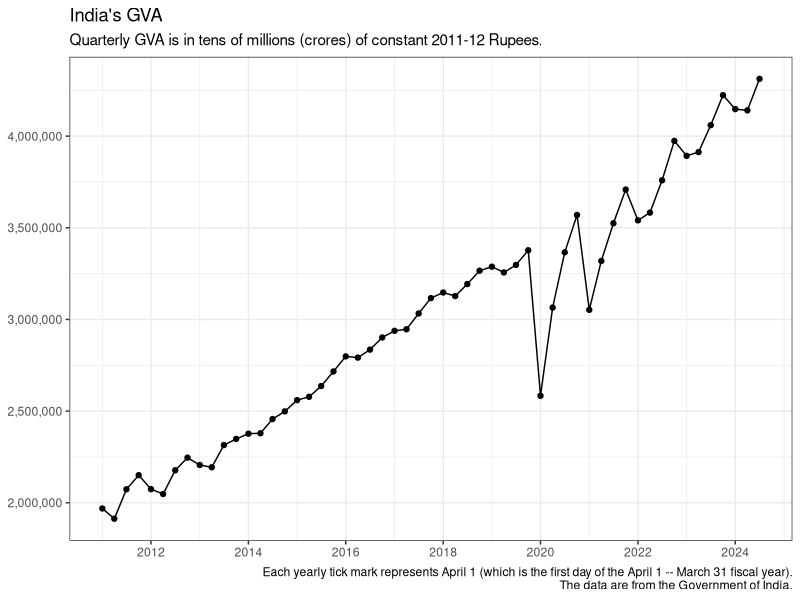
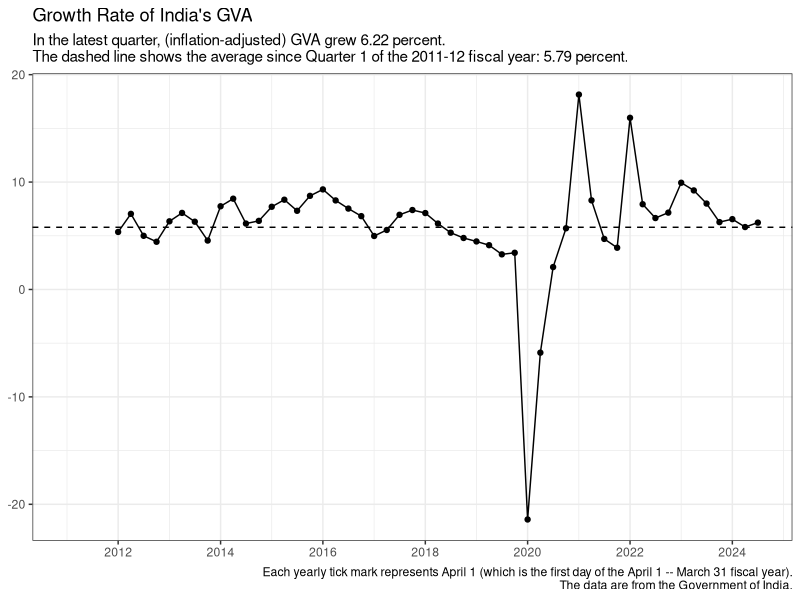
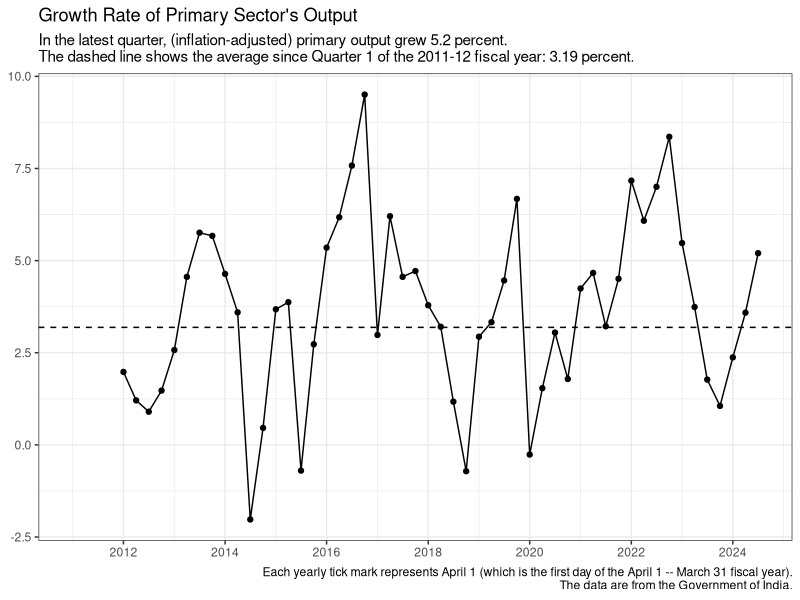
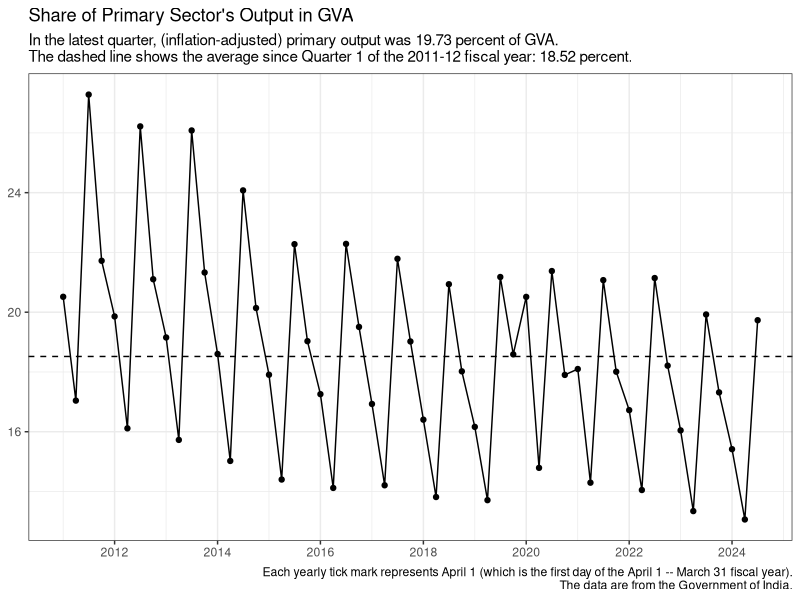
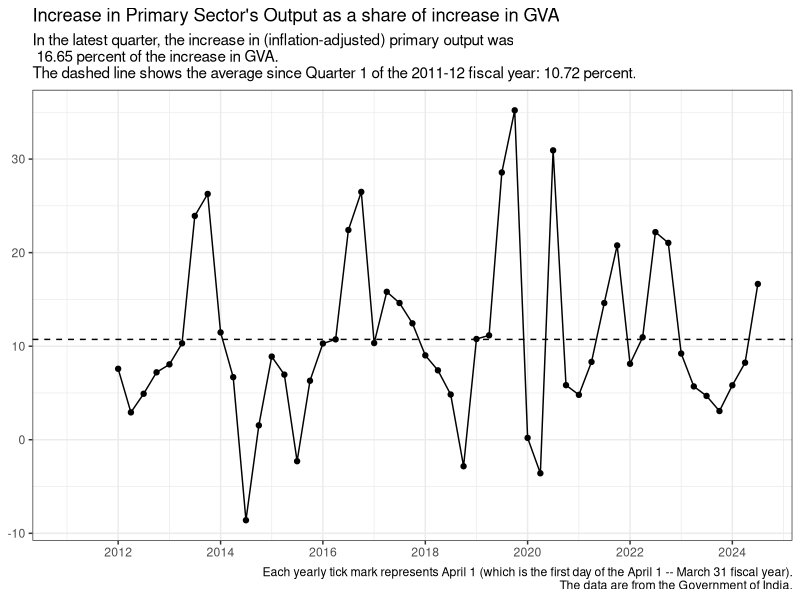
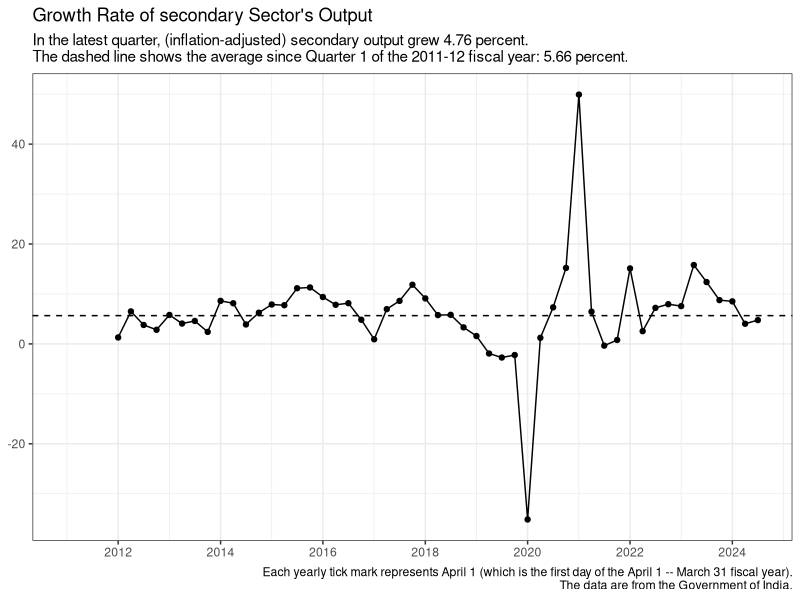
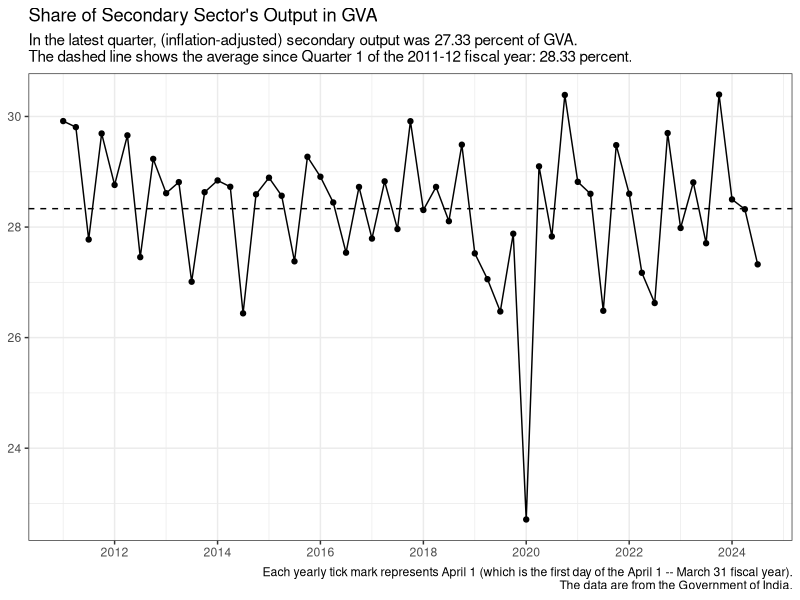
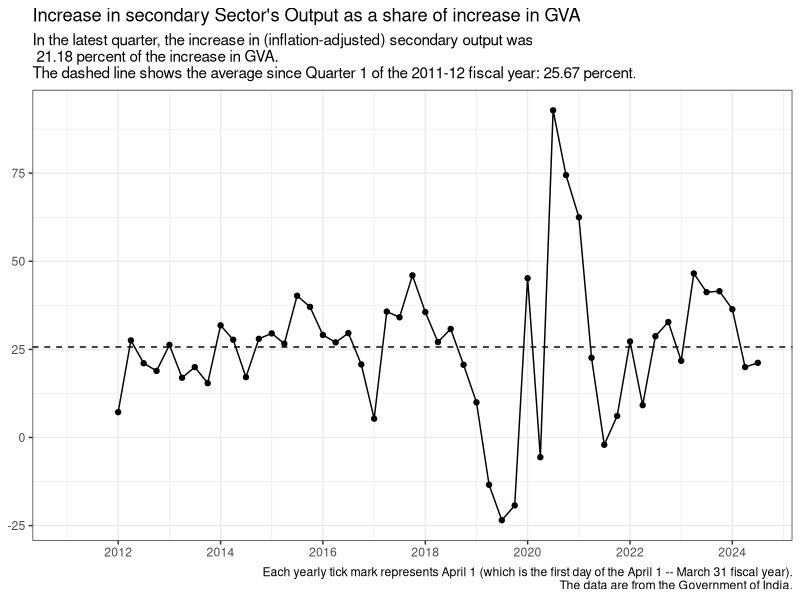

These figures' R source, in order:
## ---- chunk 1
knitr::opts_chunk$set(echo = TRUE)
## ---- chunk 2
#| echo: FALSE
#| message: FALSE
#| warning: FALSE

library(tidyverse)
library(readxl)
library(lubridate)
# library(plotly)

quarterly <- read_xlsx(
  path = "india-gdp.xlsx",
  sheet = "Components_Q_2011_12_prices",
  col_names = TRUE
) |>
  mutate(Date = as.Date(paste0(as.numeric(substr(Year, start = 1, stop = 4)), "-", case_when(Quarter == 1 ~ "01",    # Q1 starts on April 1. But R need to see Q1
          Quarter == 2 ~ "04",    # as coming before Q4 which starts on Jan 1 of
          Quarter == 3 ~ "07",    # the next year.
          Quarter == 4 ~ "10"), "-01"))) |>
  relocate(Date) |>     # Now Date is the first column.
  select(c(Date:GVA_at_basic_price))


share <- function(x) {
  100*x/quarterly$GVA_at_basic_price
}

share_incr <- function(x){
  100*(x - lag(x, 4))/(quarterly$GVA_at_basic_price - lag(quarterly$GVA_at_basic_price, 4))
}

growth <- function(x){
  100*(x - lag(x, 4))/lag(x, 4)
}

quarterly_gva <- quarterly |>
  mutate(ag_share = share(agriculture_forestry_fishing),
         mining_share = share(mining_quarrying),
         primary_share = share(Primary),
         secondary_share = share(Secondary),
         tertiary_share = share(Tertiary),
         manuf_share = share(manufacturing),
         elec_share = share(electricity_gas_water_supply_other_utility_services),
         construc_share = share(construction),
         trade_share = share(trade_hotels_transport_communication_broadcasting),
         fin_share = share(financial_real_estate_professional_services),
         pub_share = share(public_administration_defence_and_other_services),
         Total1_share = primary_share + secondary_share + tertiary_share,
         ag_share_incr = share_incr(agriculture_forestry_fishing),
         mining_share_incr = share_incr(mining_quarrying),
         primary_share_incr = share_incr(Primary),
         secondary_share_incr = share_incr(Secondary),
         tertiary_share_incr = share_incr(Tertiary),
         manuf_share_incr = share_incr(manufacturing),
         elec_share_incr = share_incr(electricity_gas_water_supply_other_utility_services),
         construc_share_incr = share_incr(construction),
         trade_share_incr = share_incr(trade_hotels_transport_communication_broadcasting),
         fin_share_incr = share_incr(financial_real_estate_professional_services),
         pub_share_incr = share_incr(public_administration_defence_and_other_services),
         Total1_share_incr = primary_share_incr + secondary_share_incr + tertiary_share_incr,
         gva_growth = growth(GVA_at_basic_price),
         ag_growth = growth(agriculture_forestry_fishing),
         mining_growth = growth(mining_quarrying),
         primary_growth = growth(Primary),
         secondary_growth = growth(Secondary),
         tertiary_growth = growth(Tertiary),
         manuf_growth = growth(manufacturing),
         elec_growth = growth(electricity_gas_water_supply_other_utility_services),
         construc_growth = growth(construction),
         trade_growth = growth(trade_hotels_transport_communication_broadcasting),
         fin_growth = growth(financial_real_estate_professional_services),
         pub_growth = growth(public_administration_defence_and_other_services))

## Average annual growth over data period

date.begin <- quarterly_gva$Date[year(quarterly_gva$Date) == year(min(quarterly_gva$Date)) & quarter(quarterly_gva$Date) == quarter(max(quarterly_gva$Date))]
date.end <- max(quarterly_gva$Date)

growth_mean <- function(x){
  (((x[quarterly_gva$Date == date.end]/x[quarterly_gva$Date == date.begin])^(1/(year(date.end) - year(date.begin)))) - 1)*100
}

gva_growth_mean <- growth_mean(quarterly_gva$GVA_at_basic_price)
ag_growth_mean <- growth_mean(quarterly_gva$agriculture_forestry_fishing)
mining_growth_mean <- growth_mean(quarterly_gva$mining_quarrying)
primary_growth_mean <- growth_mean(quarterly_gva$Primary)
secondary_growth_mean <- growth_mean(quarterly_gva$Secondary)
tertiary_growth_mean <- growth_mean(quarterly_gva$Tertiary)
manuf_growth_mean <- growth_mean(quarterly_gva$manufacturing)
elec_growth_mean <- growth_mean(quarterly_gva$electricity_gas_water_supply_other_utility_services)
construc_growth_mean <- growth_mean(quarterly_gva$construction)
trade_growth_mean <- growth_mean(quarterly_gva$trade_hotels_transport_communication_broadcasting)
fin_growth_mean <- growth_mean(quarterly_gva$financial_real_estate_professional_services)
pub_growth_mean <- growth_mean(quarterly_gva$public_administration_defence_and_other_services)
# tax_growth_mean <- growth_mean(quarterly_gva$Net_Taxes)

## ---- chunk 3
#| echo: FALSE
#| message: FALSE
#| warning: FALSE

options(scipen = 999)
library(scales)

graphit <- function(var, title, subtitle){
  ggplot(data = quarterly_gva, mapping = aes(x = Date)) +
  geom_line(mapping = aes(y = var)) +
  geom_point(mapping = aes(y = var)) +
  labs (x = NULL, y = NULL, 
        title = title,
        subtitle = subtitle,
        caption = "Each yearly tick mark represents April 1 (which is the first day of the April 1 -- March 31 fiscal year).\nThe data are from the Government of India.") +
  theme_bw() + 
  scale_y_continuous(labels = scales::comma) +
  scale_x_date(labels = date_format("%Y"), date_breaks = "2 years")
}

GVA_chart <- graphit(var = quarterly_gva$GVA_at_basic_price, title = "India's GVA", subtitle = "Quarterly GVA is in tens of millions (crores) of constant 2011-12 Rupees.")

GVA_chart

## ---- chunk 4
#| echo: FALSE
#| message: FALSE
#| warning: FALSE

subtitle_growth <- function(index_name, index, index_mean){
	paste("In the latest quarter,", index_name, "grew", round(index[quarterly_gva$Date==max(quarterly_gva$Date)],2), "percent. \nThe dashed line shows the average since Quarter", min(quarterly_gva$Quarter[quarterly_gva$Date==min(quarterly_gva$Date)]), "of the",  min(quarterly_gva$Year), "fiscal year:", round(index_mean,2), "percent.")
}

subtitle_share <- function(index_name, index, index_mean){
	paste("In the latest quarter,", index_name, "was", round(index[quarterly_gva$Date==max(quarterly_gva$Date)],2), "percent of GVA. \nThe dashed line shows the average since Quarter", min(quarterly_gva$Quarter[quarterly_gva$Date==min(quarterly_gva$Date)]), "of the",  min(quarterly_gva$Year), "fiscal year:", round(index_mean,2), "percent.")
}

subtitle_share_incr <- function(index_name, index, index_mean){
	paste("In the latest quarter, the increase in", index_name, "was\n", round(index[quarterly_gva$Date==max(quarterly_gva$Date)],2), "percent of the increase in GVA. \nThe dashed line shows the average since Quarter", min(quarterly_gva$Quarter[quarterly_gva$Date==min(quarterly_gva$Date)]), "of the",  min(quarterly_gva$Year), "fiscal year:", round(index_mean,2), "percent.")
}


graphit2 <- function(index, title, subtitle, index_mean){
  ggplot(data = quarterly_gva, mapping = aes(x = Date)) +
  geom_line(mapping = aes(y = index)) +
  geom_point(mapping = aes(y = index))  +
  geom_hline(aes(yintercept = index_mean), linetype = "dashed") +
  labs (x = NULL, y = NULL, 
        title = title,
        subtitle = subtitle,
        caption = "Each yearly tick mark represents April 1 (which is the first day of the April 1 -- March 31 fiscal year).\nThe data are from the Government of India.") +
  theme_bw() + 
  scale_y_continuous(labels = scales::comma) +
  scale_x_date(labels = date_format("%Y"), date_breaks = "2 years")
}

mysubtitle <- subtitle_growth("(inflation-adjusted) GVA", quarterly_gva$gva_growth, gva_growth_mean)

gva_growth_chart <- graphit2(index = quarterly_gva$gva_growth, index_mean = gva_growth_mean, title = "Growth Rate of India's GVA", subtitle = mysubtitle)

gva_growth_chart

## ---- chunk 5
#| echo: FALSE
#| message: FALSE
#| warning: FALSE

mysubtitle <- subtitle_growth("(inflation-adjusted) primary output", quarterly_gva$primary_growth, primary_growth_mean)

graphit2(index = quarterly_gva$primary_growth, index_mean = primary_growth_mean, title = "Growth Rate of Primary Sector's Output", subtitle = mysubtitle)

mysubtitle <- subtitle_share("(inflation-adjusted) primary output", quarterly_gva$primary_share, mean(quarterly_gva$primary_share, na.rm = TRUE))

graphit2(index = quarterly_gva$primary_share, index_mean = mean(quarterly_gva$primary_share, na.rm = TRUE), title = "Share of Primary Sector's Output in GVA", subtitle = mysubtitle)


## ---- chunk 6
#| echo: FALSE
#| message: FALSE
#| warning: FALSE

mysubtitle <- subtitle_share_incr("(inflation-adjusted) primary output", quarterly_gva$primary_share_incr, mean(quarterly_gva$primary_share_incr, na.rm = TRUE))
 
graphit2(index = quarterly_gva$primary_share_incr, index_mean = mean(quarterly_gva$primary_share_incr, na.rm = TRUE), title = "Increase in Primary Sector's Output as a share of increase in GVA", subtitle = mysubtitle)
## ---- chunk 7
#| echo: FALSE
#| message: FALSE
#| warning: FALSE

mysubtitle <- subtitle_growth("(inflation-adjusted) secondary output", quarterly_gva$secondary_growth, secondary_growth_mean)

graphit2(index = quarterly_gva$secondary_growth, index_mean = secondary_growth_mean, title = "Growth Rate of secondary Sector's Output", subtitle = mysubtitle)

mysubtitle <- subtitle_share("(inflation-adjusted) secondary output", quarterly_gva$secondary_share, mean(quarterly_gva$secondary_share, na.rm = TRUE))

graphit2(index = quarterly_gva$secondary_share, index_mean = mean(quarterly_gva$secondary_share, na.rm = TRUE), title = "Share of Secondary Sector's Output in GVA", subtitle = mysubtitle)
## ---- chunk 8
#| echo: FALSE
#| message: FALSE
#| warning: FALSE

mysubtitle <- subtitle_share_incr("(inflation-adjusted) secondary output", quarterly_gva$secondary_share_incr, mean(quarterly_gva$secondary_share_incr, na.rm = TRUE))
 
graphit2(index = quarterly_gva$secondary_share_incr, index_mean = mean(quarterly_gva$secondary_share_incr, na.rm = TRUE), title = "Increase in secondary Sector's Output as a share of increase in GVA", subtitle = mysubtitle)


## ---- chunk 9
#| echo: FALSE
#| message: FALSE
#| warning: FALSE

mysubtitle <- subtitle_growth("(inflation-adjusted) tertiary output", quarterly_gva$tertiary_growth, tertiary_growth_mean)

graphit2(index = quarterly_gva$tertiary_growth, index_mean = tertiary_growth_mean, title = "Growth Rate of tertiary Sector's Output", subtitle = mysubtitle)

mysubtitle <- subtitle_share("(inflation-adjusted) tertiary output", quarterly_gva$tertiary_share, mean(quarterly_gva$tertiary_share, na.rm = TRUE))

graphit2(index = quarterly_gva$tertiary_share, index_mean = mean(quarterly_gva$tertiary_share, na.rm = TRUE), title = "Share of tertiary Sector's Output in GVA", subtitle = mysubtitle)


## ---- chunk 10
#| echo: FALSE
#| message: FALSE
#| warning: FALSE

mysubtitle <- subtitle_share_incr("(inflation-adjusted) tertiary output", quarterly_gva$tertiary_share_incr, mean(quarterly_gva$tertiary_share_incr, na.rm = TRUE))
 
graphit2(index = quarterly_gva$tertiary_share_incr, index_mean = mean(quarterly_gva$tertiary_share_incr, na.rm = TRUE), title = "Increase in tertiary Sector's Output as a share of increase in GVA", subtitle = mysubtitle)

## ---- chunk 11
#| echo: FALSE
#| message: FALSE
#| warning: FALSE

mysubtitle <- subtitle_growth("(inflation-adjusted) output: Agriculture, Forestry and Fishing", quarterly_gva$ag_growth, ag_growth_mean)

graphit2(index = quarterly_gva$ag_growth, index_mean = ag_growth_mean, title = "Growth Rate of Output: Agriculture, Forestry and Fishing", subtitle = mysubtitle)

mysubtitle <- subtitle_share("(inflation-adjusted) output: Agriculture, Forestry and Fishing", quarterly_gva$ag_share, mean(quarterly_gva$ag_share, na.rm = TRUE))

graphit2(index = quarterly_gva$ag_share, index_mean = mean(quarterly_gva$ag_share, na.rm = TRUE), title = "Share of Sector's Output in GVA: Agriculture, Forestry and Fishing", subtitle = mysubtitle)


## ---- chunk 12
#| echo: FALSE
#| message: FALSE
#| warning: FALSE

mysubtitle <- subtitle_share_incr("(inflation-adjusted) output: Agriculture, Forestry and Fishing", quarterly_gva$ag_share_incr, mean(quarterly_gva$ag_share_incr, na.rm = TRUE))
 
graphit2(index = quarterly_gva$ag_share_incr, index_mean = mean(quarterly_gva$ag_share_incr, na.rm = TRUE), title = "Increase in Sector's Output as a share of increase in GVA: Agriculture, Forestry and Fishing", subtitle = mysubtitle)

## ---- chunk 13
#| echo: FALSE
#| message: FALSE
#| warning: FALSE

mysubtitle <- subtitle_growth("(inflation-adjusted) output in Mining and Quarrying", quarterly_gva$mining_growth, mining_growth_mean)

graphit2(index = quarterly_gva$mining_growth, index_mean = mining_growth_mean, title = "Growth Rate of Output in Mining and Quarrying", subtitle = mysubtitle)

mysubtitle <- subtitle_share("(inflation-adjusted) output in Mining and Quarrying", quarterly_gva$mining_share, mean(quarterly_gva$mining_share, na.rm = TRUE))

graphit2(index = quarterly_gva$mining_share, index_mean = mean(quarterly_gva$mining_share, na.rm = TRUE), title = "Share of Mining and Quarrying Output in GVA", subtitle = mysubtitle)

## ---- chunk 14
#| echo: FALSE
#| message: FALSE
#| warning: FALSE

mysubtitle <- subtitle_share_incr("(inflation-adjusted) output in Mining and Quarrying", quarterly_gva$mining_share_incr, mean(quarterly_gva$mining_share_incr, na.rm = TRUE))
 
graphit2(index = quarterly_gva$mining_share_incr, index_mean = mean(quarterly_gva$mining_share_incr, na.rm = TRUE), title = "Increase in Mining and Quarrying Output as a share of increase in GVA", subtitle = mysubtitle)

## ---- chunk 15
#| echo: FALSE
#| message: FALSE
#| warning: FALSE

mysubtitle <- subtitle_growth("(inflation-adjusted) output: Manufacturing", quarterly_gva$manuf_growth, manuf_growth_mean)

graphit2(index = quarterly_gva$manuf_growth, index_mean = manuf_growth_mean, title = "Growth Rate of Output: Manufacturing", subtitle = mysubtitle)

mysubtitle <- subtitle_share("(inflation-adjusted) output: Manufacturing", quarterly_gva$manuf_share, mean(quarterly_gva$manuf_share, na.rm = TRUE))

graphit2(index = quarterly_gva$manuf_share, index_mean = mean(quarterly_gva$manuf_share, na.rm = TRUE), title = "Share of Output in GVA: Manufacturing", subtitle = mysubtitle)

## ---- chunk 16
#| echo: FALSE
#| message: FALSE
#| warning: FALSE

mysubtitle <- subtitle_share_incr("(inflation-adjusted) output: Manufacturing", quarterly_gva$manuf_share_incr, mean(quarterly_gva$manuf_share_incr, na.rm = TRUE))
 
graphit2(index = quarterly_gva$manuf_share_incr, index_mean = mean(quarterly_gva$manuf_share_incr, na.rm = TRUE), title = "Increase in Manufacturing Output as a share of increase in GVA", subtitle = mysubtitle)

## ---- chunk 17
#| echo: FALSE
#| message: FALSE
#| warning: FALSE

mysubtitle <- subtitle_growth("(inflation-adjusted) output: Utility Services", quarterly_gva$elec_growth, elec_growth_mean)

graphit2(index = quarterly_gva$elec_growth, index_mean = elec_growth_mean, title = "Growth Rate of Output: Utility Services", subtitle = mysubtitle)

mysubtitle <- subtitle_share("(inflation-adjusted) output: Utility Services", quarterly_gva$elec_share, mean(quarterly_gva$elec_share, na.rm = TRUE))

graphit2(index = quarterly_gva$elec_share, index_mean = mean(quarterly_gva$elec_share, na.rm = TRUE), title = "Share of Output in GVA: Utility Services", subtitle = mysubtitle)

## ---- chunk 18
#| echo: FALSE
#| message: FALSE
#| warning: FALSE

mysubtitle <- subtitle_share_incr("(inflation-adjusted) output: Utility Services", quarterly_gva$elec_share_incr, mean(quarterly_gva$elec_share_incr, na.rm = TRUE))
 
graphit2(index = quarterly_gva$elec_share_incr, index_mean = mean(quarterly_gva$elec_share_incr, na.rm = TRUE), title = "Increase in sector's Output as a share of increase in GVA: Utility Services", subtitle = mysubtitle)

## ---- chunk 19
#| echo: FALSE
#| message: FALSE
#| warning: FALSE

mysubtitle <- subtitle_growth("(inflation-adjusted) output: Construction", quarterly_gva$construc_growth, construc_growth_mean)

graphit2(index = quarterly_gva$construc_growth, index_mean = construc_growth_mean, title = "Growth Rate of Output: Construction", subtitle = mysubtitle)

mysubtitle <- subtitle_share("(inflation-adjusted) output: Construction", quarterly_gva$construc_share, mean(quarterly_gva$construc_share, na.rm = TRUE))

graphit2(index = quarterly_gva$construc_share, index_mean = mean(quarterly_gva$construc_share, na.rm = TRUE), title = "Share of Output in GVA: Construction", subtitle = mysubtitle)

## ---- chunk 20
#| echo: FALSE
#| message: FALSE
#| warning: FALSE

mysubtitle <- subtitle_share_incr("(inflation-adjusted) output: Construction", quarterly_gva$construc_share_incr, mean(quarterly_gva$construc_share_incr, na.rm = TRUE))
 
graphit2(index = quarterly_gva$construc_share_incr, index_mean = mean(quarterly_gva$construc_share_incr, na.rm = TRUE), title = "Increase in sector's Output as a share of increase in GVA: Construction", subtitle = mysubtitle)

## ---- chunk 21
#| echo: FALSE
#| message: FALSE
#| warning: FALSE

mysubtitle <- subtitle_growth("(inflation-adjusted) output: Trade, etc.", quarterly_gva$trade_growth, trade_growth_mean)

graphit2(index = quarterly_gva$trade_growth, index_mean = trade_growth_mean, title = "Growth Rate of Output: Trade, etc.", subtitle = mysubtitle)

mysubtitle <- subtitle_share("(inflation-adjusted) output: Trade, etc.", quarterly_gva$trade_share, mean(quarterly_gva$trade_share, na.rm = TRUE))

graphit2(index = quarterly_gva$trade_share, index_mean = mean(quarterly_gva$trade_share, na.rm = TRUE), title = "Share of Output in GVA: Trade, etc.", subtitle = mysubtitle)

## ---- chunk 22
#| echo: FALSE
#| message: FALSE
#| warning: FALSE

mysubtitle <- subtitle_share_incr("(inflation-adjusted) output: Trade, etc.", quarterly_gva$trade_share_incr, mean(quarterly_gva$trade_share_incr, na.rm = TRUE))
 
graphit2(index = quarterly_gva$trade_share_incr, index_mean = mean(quarterly_gva$trade_share_incr, na.rm = TRUE), title = "Increase in sector's Output as a share of increase in GVA: Trade, etc.", subtitle = mysubtitle)

## ---- chunk 23
#| echo: FALSE
#| message: FALSE
#| warning: FALSE

mysubtitle <- subtitle_growth("(inflation-adjusted) output: Financial, etc.", quarterly_gva$fin_growth, fin_growth_mean)

graphit2(index = quarterly_gva$fin_growth, index_mean = fin_growth_mean, title = "Growth Rate of Output: Financial, etc.", subtitle = mysubtitle)

mysubtitle <- subtitle_share("(inflation-adjusted) output: Financial, etc.", quarterly_gva$fin_share, mean(quarterly_gva$fin_share, na.rm = TRUE))

graphit2(index = quarterly_gva$fin_share, index_mean = mean(quarterly_gva$fin_share, na.rm = TRUE), title = "Share of Output in GVA: Financial, etc.", subtitle = mysubtitle)

## ---- chunk 24
#| echo: FALSE
#| message: FALSE
#| warning: FALSE

mysubtitle <- subtitle_share_incr("(inflation-adjusted) output: Financial, etc.", quarterly_gva$fin_share_incr, mean(quarterly_gva$fin_share_incr, na.rm = TRUE))
 
graphit2(index = quarterly_gva$fin_share_incr, index_mean = mean(quarterly_gva$fin_share_incr, na.rm = TRUE), title = "Increase in sector's Output as a share of increase in GVA: Financial, etc.", subtitle = mysubtitle)

## ---- chunk 25
#| echo: FALSE
#| message: FALSE
#| warning: FALSE

mysubtitle <- subtitle_growth("(inflation-adjusted) output: Government Services", quarterly_gva$pub_growth, pub_growth_mean)

graphit2(index = quarterly_gva$pub_growth, index_mean = pub_growth_mean, title = "Growth Rate of Output: Government Services", subtitle = mysubtitle)

mysubtitle <- subtitle_share("(inflation-adjusted) output: Government Services", quarterly_gva$pub_share, mean(quarterly_gva$pub_share, na.rm = TRUE))

graphit2(index = quarterly_gva$pub_share, index_mean = mean(quarterly_gva$pub_share, na.rm = TRUE), title = "Share of Output in GVA: Government Services", subtitle = mysubtitle)

## ---- chunk 26
#| echo: FALSE
#| message: FALSE
#| warning: FALSE

mysubtitle <- subtitle_share_incr("(inflation-adjusted) output: Government Services", quarterly_gva$pub_share_incr, mean(quarterly_gva$pub_share_incr, na.rm = TRUE))
 
graphit2(index = quarterly_gva$pub_share_incr, index_mean = mean(quarterly_gva$pub_share_incr, na.rm = TRUE), title = "Increase in sector's Output as a share of increase in GVA: Government Services", subtitle = mysubtitle)

